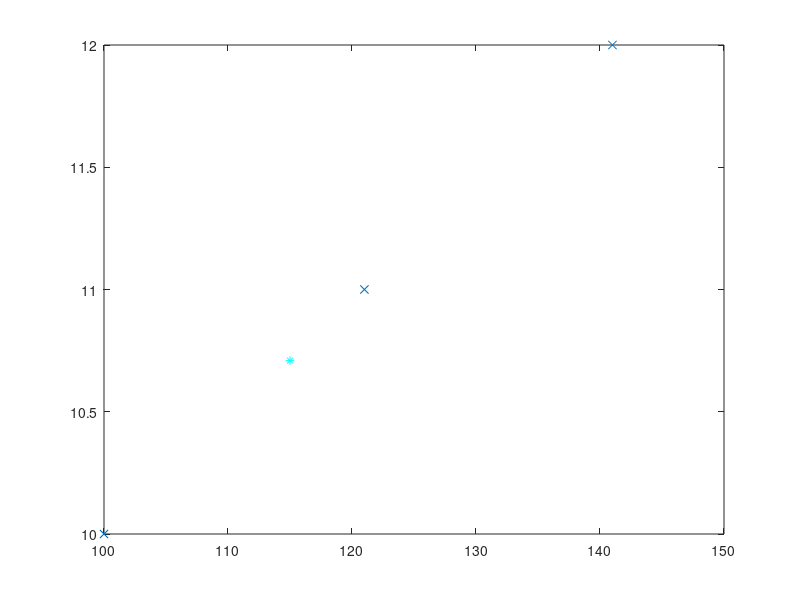

MATLAB code to generate this figure:
function ExTwo
x = [100 121 141];
f = [10 11 12];

 function A = a(x)
   [zzz, n] = size(x);
   ret = [];
   for i = 1:n
     diff = x - x(i);
     prd = 1 / (prod(diff(1:i-1)) * prod(diff(i+1:end)));
     ret = [ret, prd];
   end
   A = ret;
 end
 
 function L = lagrange(x, y, X)
   A = a(x);
   
   diff = X - x;
   num = sum(A .* y ./ diff);
   denom = sum(A ./ diff);
   L = num / denom;
 end


plot(x, f, 'x')
Y = lagrange(x, f, 115)
hold on
plot(115, Y, 'c*')


end